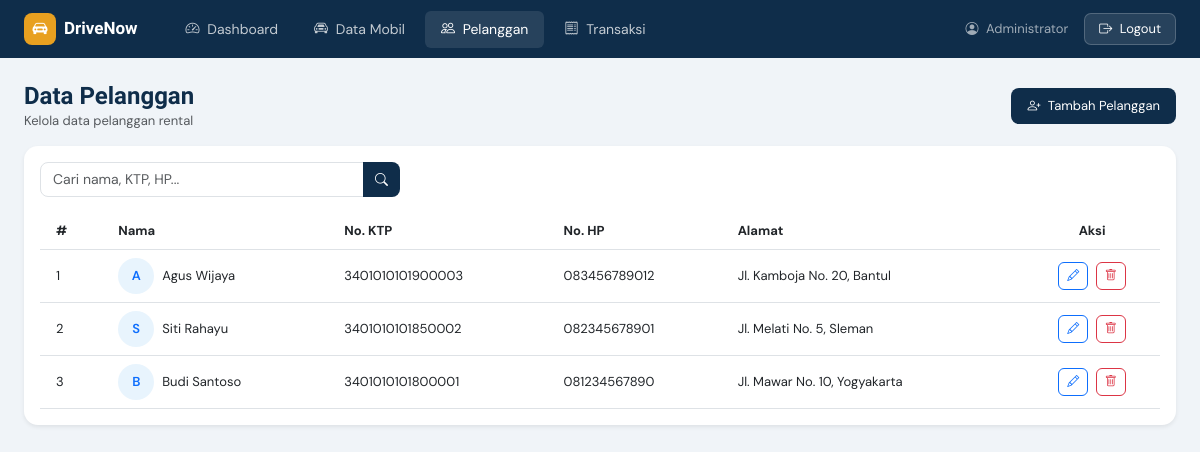
The app's page /pelanggan.php (signed in) with its own data.
### tables this page shows
CREATE TABLE pelanggan (
    id INT AUTO_INCREMENT PRIMARY KEY,
    nama VARCHAR(100) NOT NULL,
    no_ktp VARCHAR(20) NOT NULL UNIQUE,
    no_hp VARCHAR(15) NOT NULL,
    alamat TEXT,
    created_at TIMESTAMP DEFAULT CURRENT_TIMESTAMP
);

### pelanggan.php (the view, shortened to what this page needs)
<?php
require_once 'config.php';
$search = trim($_GET['q'] ?? '');
$sql = "SELECT * FROM pelanggan";
$sql .= " ORDER BY id DESC";
$list = $conn->query($sql);
?>
<!DOCTYPE html>
<html lang="id">
<head>
<link href="https://cdn.jsdelivr.net/npm/bootstrap@5.3.0/dist/css/bootstrap.min.css" rel="stylesheet">
<link href="https://cdn.jsdelivr.net/npm/bootstrap-icons@1.11.0/font/bootstrap-icons.css" rel="stylesheet">
</head>
<body>
<?php require_once 'includes/navbar.php'; ?>
<div class="container-fluid px-4 py-4">
  <div class="d-flex justify-content-between align-items-center mb-3">
    <div>
      <h4 class="page-title mb-0">Data Pelanggan</h4>
      <p class="text-muted mb-0" style="font-size:13px;">Kelola data pelanggan rental</p>
    </div>
    <a href="pelanggan.php?mode=tambah" class="btn btn-primary-custom px-3 py-2">
      <i class="bi bi-person-plus me-1"></i> Tambah Pelanggan
    </a>
  </div>
  <div class="card card-main shadow-sm">
    <div class="card-body p-3">
      <form method="GET" class="mb-3">
        <div class="input-group" style="max-width:360px;">
          <input type="text" name="q" class="form-control" placeholder="Cari nama, KTP, HP..." value="<?= htmlspecialchars($search) ?>" style="border-radius:8px 0 0 8px;">
          <button class="btn btn-primary-custom" type="submit" style="border-radius:0 8px 8px 0;"><i class="bi bi-search"></i></button>
        </div>
      </form>
      <div class="table-responsive">
        <table class="table table-hover align-middle mb-0" style="font-size:13px;">
          <thead class="tbl-head">
            <tr>
              <th class="py-2 px-3">#</th>
              <th>Nama</th>
              <th>No. KTP</th>
              <th>No. HP</th>
              <th>Alamat</th>
              <th class="text-center">Aksi</th>
            </tr>
          </thead>
          <tbody>
          <?php $no=1; while ($row = $list->fetch_assoc()): ?>
            <tr>
              <td class="px-3"><?= $no++ ?></td>
              <td>
                <div class="d-flex align-items-center gap-2">
                  <div class="avatar"><?= strtoupper(substr($row['nama'],0,1)) ?></div>
                  <?= htmlspecialchars($row['nama']) ?>
                </div>
              </td>
              <td><?= htmlspecialchars($row['no_ktp']) ?></td>
              <td><?= htmlspecialchars($row['no_hp']) ?></td>
              <td><?= htmlspecialchars($row['alamat'] ?? '-') ?></td>
              <td class="text-center">
                <a href="pelanggan.php?mode=edit&id=<?= $row['id'] ?>" class="btn btn-sm btn-outline-primary me-1" style="border-radius:6px;font-size:12px;"><i class="bi bi-pencil"></i></a>
                <a href="pelanggan.php?mode=hapus&id=<?= $row['id'] ?>" class="btn btn-sm btn-outline-danger" style="border-radius:6px;font-size:12px;" onclick="return confirm('Hapus pelanggan ini?')"><i class="bi bi-trash"></i></a>
              </td>
            </tr>
          <?php endwhile; ?>
          </tbody>
        </table>
      </div>
    </div>
  </div>
</div>
</body>
</html>

### pelanggan.php (style rules this page uses)
body { font-family:'DM Sans',sans-serif; background:#f0f4f8; }
.page-title { font-family:'Sora',sans-serif; font-weight:700; color:#0f2d4a; }
.card-main { border-radius:14px; border:none; }
.tbl-head { background:#0f2d4a; color:#fff; font-size:13px; }
.btn-primary-custom { background:#0f2d4a; color:#fff; border:none; border-radius:8px; font-size:13px; }
.form-control { border-radius:8px; font-size:14px; }
.avatar { width:36px; height:36px; border-radius:50%; background:#e8f4fd; display:inline-flex; align-items:center; justify-content:center; font-weight:600; font-size:13px; color:#0d6efd; }

### records on screen
pelanggan: nama "A", nama "Agus Wijaya", no_ktp "3401010101900003", no_hp "083456789012", alamat "Jl. Kamboja No. 20, Bantul"
pelanggan: nama "S", nama "Siti Rahayu", no_ktp "3401010101850002", no_hp "082345678901", alamat "Jl. Melati No. 5, Sleman"
pelanggan: nama "B", nama "Budi Santoso", no_ktp "3401010101800001", no_hp "081234567890", alamat "Jl. Mawar No. 10, Yogyakarta"

### other values on screen
$_SESSION['nama_lengkap'] "Administrator"
